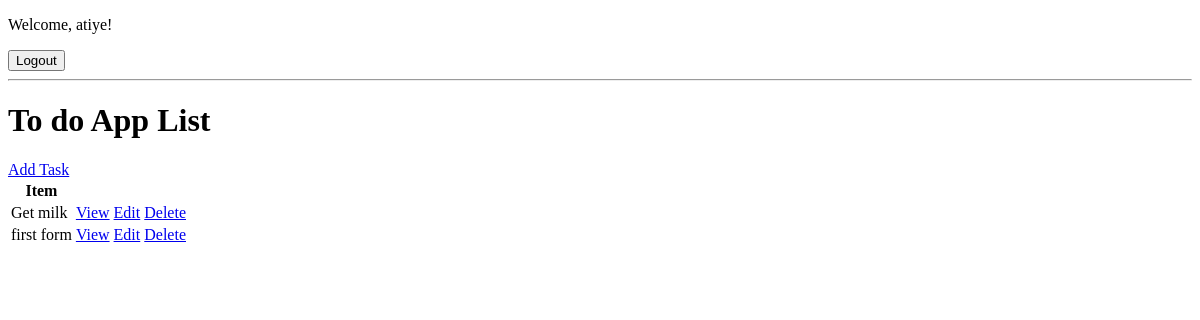
The page / (signed in) on the database as committed earlier.
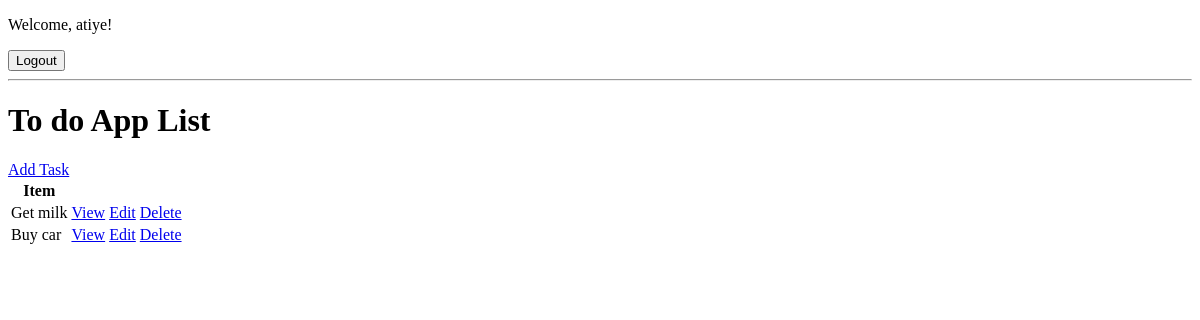
The same page on the database as committed later.
### base/models.py (models this page shows, shortened)
class Task(models.Model):
    user = models.ForeignKey(User , on_delete=models.CASCADE , null=True, blank=True,)
    title = models.CharField(max_length=100 , null=True, blank=True)
    description = models.TextField(null=True, blank=True,)
    complete = models.BooleanField(default=True, null=True)
    created = models.DateTimeField(auto_now_add=True)
    class Meta:
        ordering = ['complete']

### base/views.py (the view)
# urls.py: path('', TaskList.as_view(), name='tasks'),
class TaskList(ListView):
    model = Task
    template_name = 'task_list.html'
    context_object_name = 'task'

### base/templates/base/task_list.html (shortened to what this page needs)
<!DOCTYPE html>
<html lang="en">
<head>
</head>
<body>
{% if request.user.is_authenticated %}
    <p>Welcome, {{ request.user.username }}!</p>
    <form action="{% url 'logout' %}" method="post">
        <button type="submit">Logout</button>
    </form>
{% else %}
    <a href='{% url 'login' %}'>Login</a>
{% endif %}
<hr>
    <h1> To do App List</h1>
    <a href="{% url 'task-create'  %}">Add Task</a>
    <table>
        <tr>
            <th>Item</th>
            <th></th>
        </tr>
        {% for task in task %}
        <tr>
            <td>{{task.title}}</td>
            <td><a href="{% url 'task' task.id %}">View</a></td>
            <td><a href="{% url 'task-update' task.id %}">Edit</a></td>
            <td><a href="{% url 'task-Delete' task.id %}">Delete</a></td>
        </tr>
        {%  empty %}
        <h3> No item in list </h3>
        {% endfor %}
    </table>
</body>
</html>

Rows that differ between the two databases and show on the page:
changed Task: title "first form" → "Buy car"
